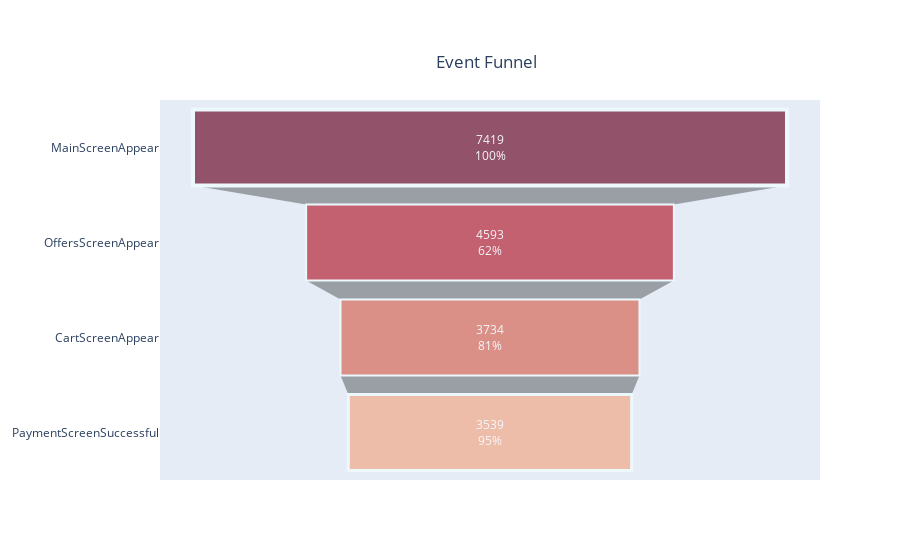

Here is the notebook cell this chart was saved with:
### Code cell
fig = go.Figure(go.Funnel(
    x = funnel_stat['user_id'],
    y = funnel_stat['event_name'], 
    textposition = "inside",
    textinfo = "value+percent previous",
    opacity = 0.65, marker = {"color": px.colors.sequential.RdBu,
    "line": {"width": [4, 2, 2, 3, 1, 1], "color": "azure"}}
    ))
fig.update_traces(textfont_color='white')
fig.update_layout(
    title={
        'text': "Event Funnel",
        'y':0.9,
        'x':0.54,
        'xanchor': 'center',
        'yanchor': 'top'}) 
fig.show()

### Figure 1 — Plotly figure (JSON) as saved in the notebook; plotly's stock layout.template omitted (floating-point values rounded to 4 significant figures)
{"data": [{"marker": {"color": ["rgb(103,0,31)", "rgb(178,24,43)", "rgb(214,96,77)", "rgb(244,165,130)", "rgb(253,219,199)", "rgb(247,247,247)", "rgb(209,229,240)", "rgb(146,197,222)", "rgb(67,147,195)", "rgb(33,102,172)", "rgb(5,48,97)"], "line": {"color": "azure", "width": [4, 2, 2, 3, 1, 1]}}, "opacity": 0.65, "textfont": {"color": "white"}, "textinfo": "value+percent previous", "textposition": "inside", "type": "funnel", "x": [7419, 4593, 3734, 3539], "y": ["MainScreenAppear", "OffersScreenAppear", "CartScreenAppear", "PaymentScreenSuccessful"]}], "layout": {"title": {"text": "Event Funnel", "x": 0.54, "xanchor": "center", "y": 0.9, "yanchor": "top"}}}
